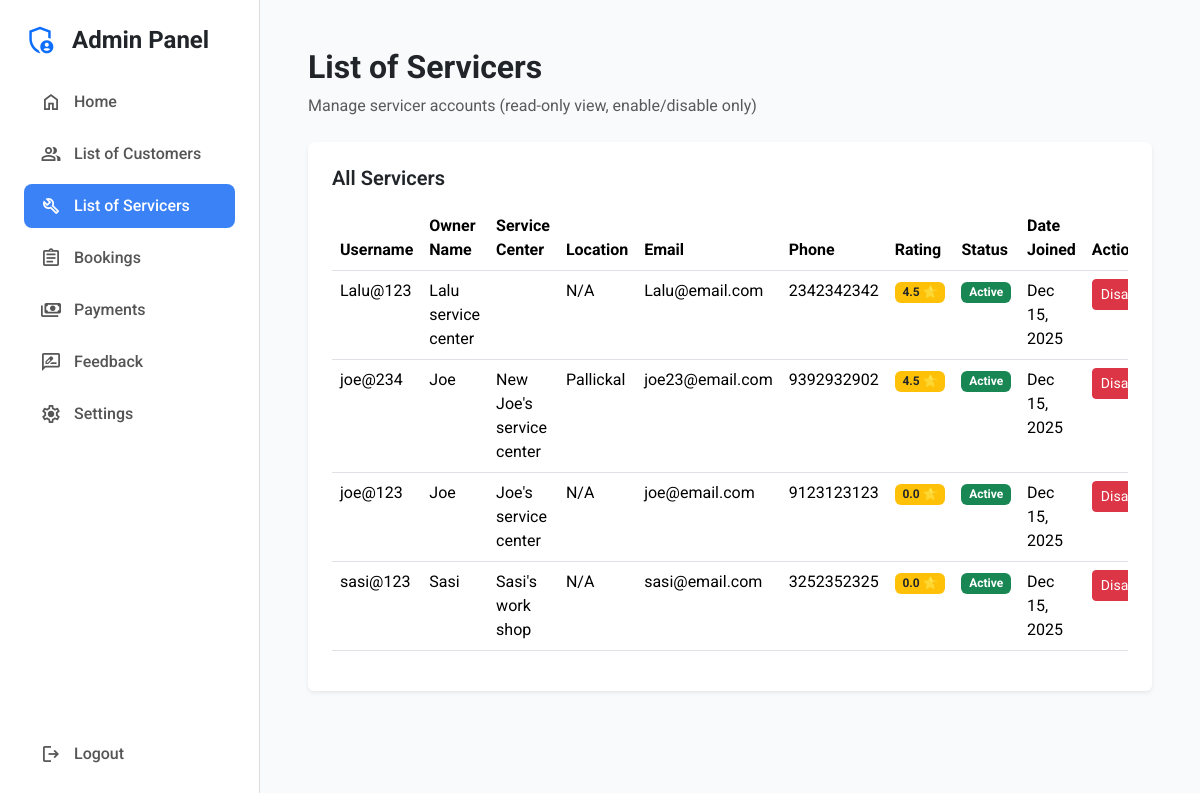
The page /monitor/servicers/ (signed in) on the database its author committed.
### accounts/models.py (models this page shows, shortened)
class User(AbstractUser):
    ROLE_CHOICES = (
        ('USER', 'User'),
        ('SERVICER', 'Servicer'),
        ('ADMIN', 'Admin'),
    )
    email = models.EmailField(unique=True, verbose_name='email address')
    phone_validator = RegexValidator(
        regex=r'^\d{10}$',
        message='Phone number must be exactly 10 digits.'
    )
    phone = models.CharField(
        max_length=10,
        validators=[phone_validator],
        verbose_name='phone number',
        help_text='Phone number must be exactly 10 digits'
    )
    role = models.CharField(
        max_length=20,
        choices=ROLE_CHOICES,
        default='USER',
        verbose_name='user role'
    )
    address = models.TextField(
        blank=True,
        null=True,
        verbose_name='address',
        help_text='Street address'
    )
    city = models.CharField(
        max_length=100,
        blank=True,
        null=True,
        verbose_name='city'
    )
    state = models.CharField(
        max_length=100,
        blank=True,
        null=True,
        verbose_name='state'
    )
    pincode = models.CharField(
        max_length=10,
        blank=True,
        null=True,
        verbose_name='pincode'
    )
    location = models.CharField(
        max_length=100,
        blank=True,
        null=True,
        verbose_name='location',
        help_text='Service center location'
    )
    work_types = models.CharField(
        max_length=200,
        blank=True,
        null=True,
        verbose_name='work types',
        help_text='Types of work the servicer can do (comma-separated)'
    )
    available_time = models.CharField(
        max_length=100,
        blank=True,
        null=True,
        verbose_name='available time',
        help_text='Available working hours',
        default='9:00 AM - 6:00 PM'
    )

class Servicer(models.Model):
    STATUS_CHOICES = (
        ("Available", "Available"),
        ("Busy", "Busy"),
        ("Unavailable", "Unavailable"),
    )
    name = models.CharField(max_length=100)
    work_type = models.CharField(max_length=200)
    location = models.CharField(max_length=100)
    rating = models.DecimalField(max_digits=2, decimal_places=1, default=4.5)
    phone = models.CharField(max_length=15)
    email = models.EmailField()
    available_time = models.CharField(
        max_length=100,
        default="9:00 AM - 6:00 PM"
    )
    status = models.CharField(max_length=20, choices=STATUS_CHOICES)
    profile_image = models.URLField(blank=True)

### accounts/views.py (the view, shortened to what this page needs)
# urls.py: path('monitor/servicers/', views.admin_servicers, name='admin_servicers'),
@login_required
@admin_role_required
def admin_servicers(request):
    servicers = User.objects.filter(role='SERVICER').order_by('-date_joined')
    servicer_data = []
    for servicer in servicers:
        try:
            servicer_obj = Servicer.objects.get(email=servicer.email)
            feedbacks = Feedback.objects.filter(servicer=servicer_obj)
            if feedbacks.exists():
                avg_rating = feedbacks.aggregate(avg_rating=Avg('rating'))['avg_rating']
                rating = round(avg_rating, 1)
            else:
                rating = servicer_obj.rating
        except Servicer.DoesNotExist:
            rating = 0.0
        servicer_data.append({
            'user': servicer,
            'rating': rating,
        })
    return render(request, "admin_servicers.html", {
        "servicer_data": servicer_data,
    })

### accounts/context_processors.py (called while the page is built)
def system_settings(request):
    try:
        settings = SystemSettings.get_settings()
    except Exception:
        settings = SystemSettings.objects.first()
        if not settings:
            settings = SystemSettings.objects.create(pk=1)
    return {
        'system_settings': settings,
    }

### accounts/models.py (called while the page is built)
    @classmethod
    def get_settings(cls):
        settings, created = cls.objects.get_or_create(pk=1)
        return settings

### accounts/views.py (called while the page is built, shortened)
def admin_role_required(view_func):
    @wraps(view_func)
    def wrapper(request, *args, **kwargs):
        if not request.user.is_authenticated:
            return redirect('admin_login')
        return view_func(request, *args, **kwargs)
    return wrapper

### accounts/templates/admin_servicers.html (shortened to what this page needs)
{% extends "admin_sidebar.html" %}
{% block content %}
<main class="flex-grow-1 p-4">
    <header class="mb-4">
        <h2 class="fw-bold">List of Servicers</h2>
        <p class="text-muted">Manage servicer accounts (read-only view, enable/disable only)</p>
    </header>
    <div class="bg-white p-4 rounded shadow-sm">
        <h5 class="fw-semibold mb-3">All Servicers</h5>
        {% if servicer_data %}
            <div class="table-responsive">
                <table class="table table-hover">
                    <thead>
                        <tr>
                            <th>Username</th>
                            <th>Owner Name</th>
                            <th>Service Center</th>
                            <th>Location</th>
                            <th>Email</th>
                            <th>Phone</th>
                            <th>Rating</th>
                            <th>Status</th>
                            <th>Date Joined</th>
                            <th>Actions</th>
                        </tr>
                    </thead>
                    <tbody>
                        {% for item in servicer_data %}
                        <tr>
                            <td>{{ item.user.username }}</td>
                            <td>{{ item.user.first_name }}</td>
                            <td>{{ item.user.last_name }}</td>
                            <td>{{ item.user.location|default:"N/A" }}</td>
                            <td>{{ item.user.email }}</td>
                            <td>{{ item.user.phone }}</td>
                            <td>
                                <span class="badge bg-warning text-dark">
                                    {{ item.rating }} ⭐
                                </span>
                            </td>
                            <td>
                                {% if item.user.is_active %}
                                    <span class="badge bg-success">Active</span>
                                {% else %}
                                    <span class="badge bg-danger">Inactive</span>
                                {% endif %}
                            </td>
                            <td>{{ item.user.date_joined|date:"M d, Y" }}</td>
                            <td>
                                {% if item.user.is_active %}
                                    <form method="POST" style="display: inline;">
                                        <button type="submit" class="btn btn-sm btn-danger" onclick="return confirm('Are you sure you want to disable this servicer?');">
                                            Disable
                                        </button>
                                    </form>
                                {% endif %}
                            </td>
                        </tr>
                        {% endfor %}
                    </tbody>
                </table>
            </div>
        {% else %}
            <p class="text-muted">No servicers found.</p>
        {% endif %}
    </div>
</main>
{% endblock %}

### accounts/templates/admin_sidebar.html (style rules this page uses)
body { font-family: 'Roboto', sans-serif; background-color: #F9FAFB; height: 100vh; margin: 0; padding: 0; overflow: hidden; }

### rows shown on the page
User: user.username "Lalu@123", user.first_name "Lalu service center", user.location "N/A", user.email "Lalu@email.com", user.phone "2342342342", rating "4.5", is_active "Active", user.date_joined "Dec 15, 2025"
User: user.username "joe@234", user.first_name "Joe", user.last_name "New Joe's service center", user.location "Pallickal", user.email "joe23@email.com", user.phone "9392932902", rating "4.5", is_active "Active", user.date_joined "Dec 15, 2025"
User: user.username "joe@123", user.first_name "Joe", user.last_name "Joe's service center", user.location "N/A", user.email "joe@email.com", user.phone "9123123123", rating "0.0", is_active "Active", user.date_joined "Dec 15, 2025"
User: user.username "sasi@123", user.first_name "Sasi", user.last_name "Sasi's work shop", user.location "N/A", user.email "sasi@email.com", user.phone "3252352325", rating "0.0", is_active "Active", user.date_joined "Dec 15, 2025"
